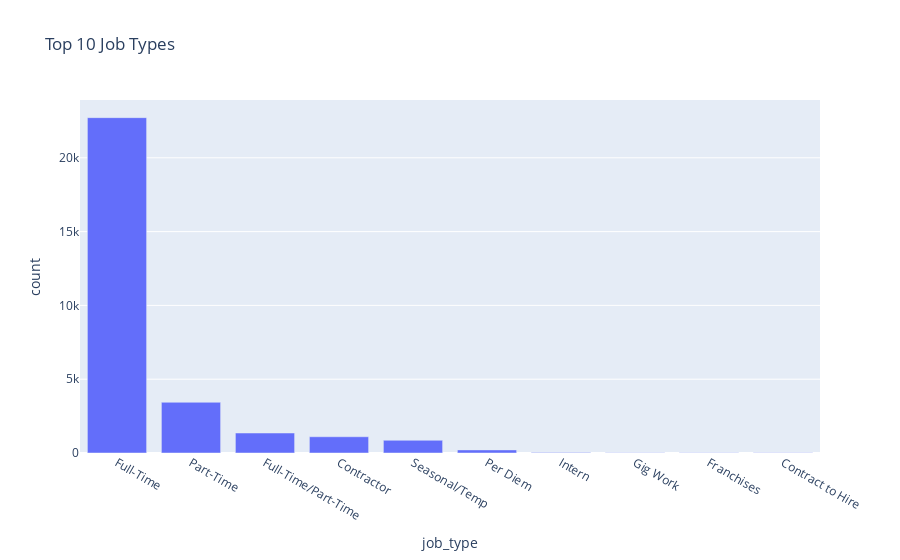

The cell this chart's notebook holds for it:
### Code cell
fig=px.bar(df_job,x='job_type',y='count',title='Top 10 Job Types')
fig.show()

### Figure 1 — Plotly figure (JSON) as saved in the notebook; plotly's stock layout.template omitted (floating-point values rounded to 4 significant figures)
{"data": [{"alignmentgroup": "True", "hovertemplate": "job_type=%{x}<br>count=%{y}<extra></extra>", "legendgroup": "", "marker": {"color": "#636efa", "pattern": {"shape": ""}}, "name": "", "offsetgroup": "", "orientation": "v", "showlegend": false, "textposition": "auto", "type": "bar", "x": ["Full-Time", "Part-Time", "Full-Time/Part-Time", "Contractor", "Seasonal/Temp", "Per Diem", "Intern", "Gig Work", "Franchises", "Contract to Hire"], "xaxis": "x", "y": [22720, 3436, 1355, 1100, 862, 210, 27, 19, 12, 9], "yaxis": "y"}], "layout": {"barmode": "relative", "legend": {"tracegroupgap": 0}, "title": {"text": "Top 10 Job Types"}, "xaxis": {"anchor": "y", "domain": [0, 1], "title": {"text": "job_type"}}, "yaxis": {"anchor": "x", "domain": [0, 1], "title": {"text": "count"}}}}
